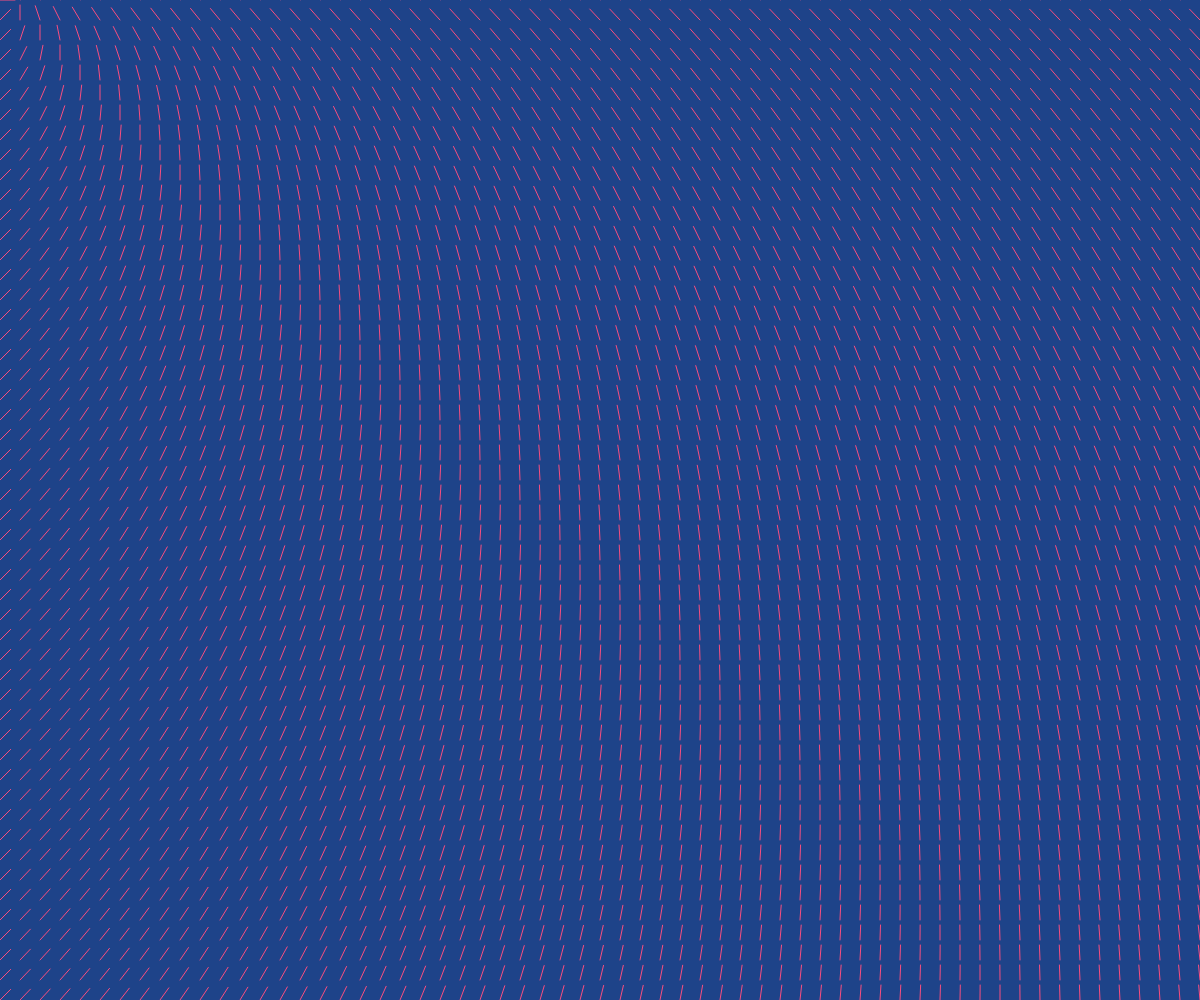
Frame 1 (no input)
Frame 60 (no input): identical to frame 1, image omitted
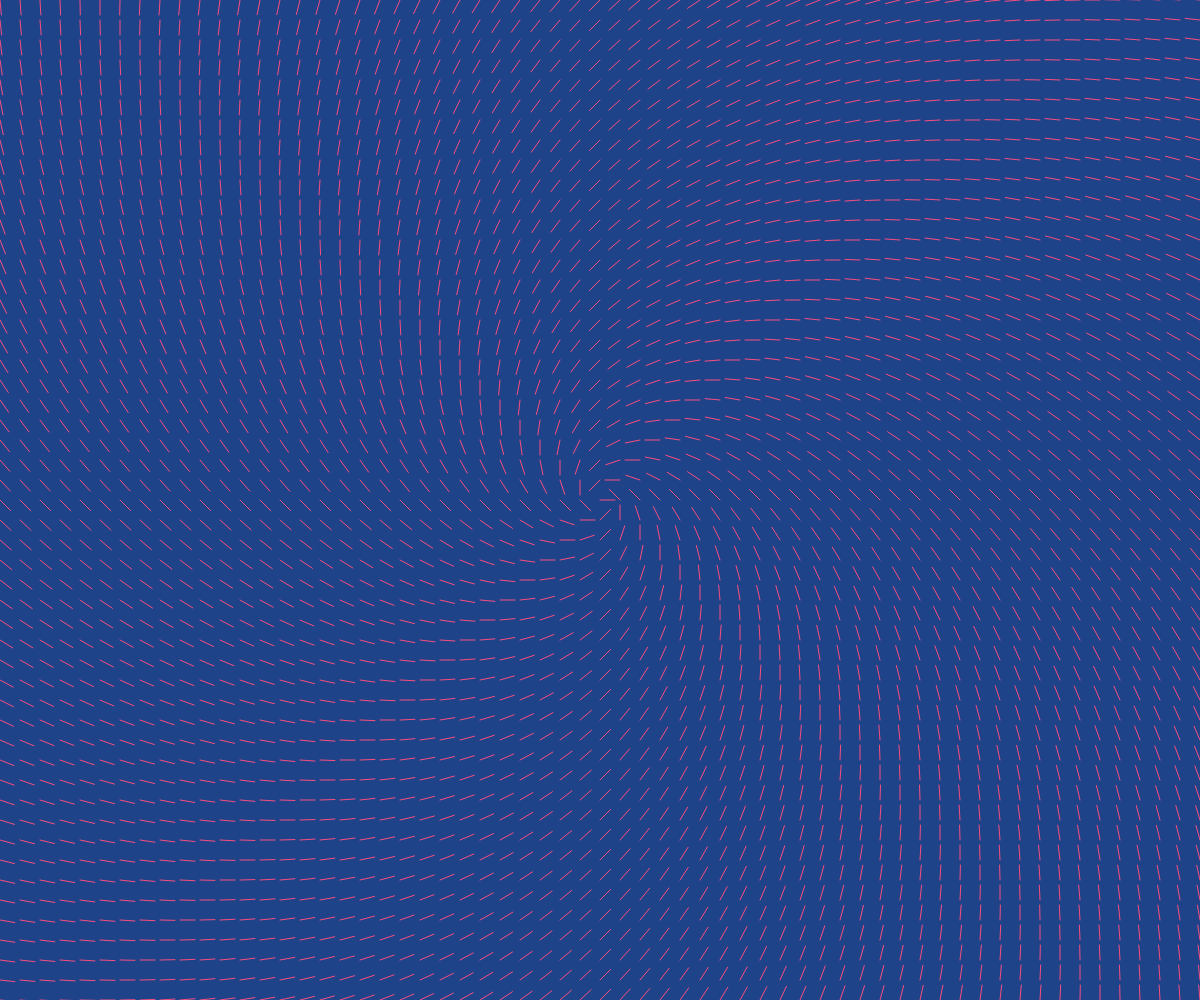
Frame 120 (the mouse pressed at the canvas centre since frame 60)

The p5.js sketch that drew these frames (run headless with seeded random() and noise() and a simulated clock; from frame 60 on, the mouse is pressed at the canvas centre):

// p5.js sketch
// ── sketch.js
var locs = [];

function setup() {
  createCanvas(windowWidth, windowHeight);

  var res = 20;
  var countX = ceil(width/res) + 1;
  var countY = ceil(height/res) + 1;

  for (var j = 0; j < countY; j++) {
    for (var i = 0; i < countX; i++) {
      locs.push( new p5.Vector(res*i, res*j) );
    }
  };

  noFill();
  stroke(249,78,128);
}

function draw() {
  background(30,67,137);
  for (var i = locs.length - 1; i >= 0; i--) {
    var h = calcVec( locs[i].x - mouseX, locs[i].y - mouseY);
    line(
      locs[i].x,
      locs[i].y,
      locs[i].x + 15*cos(h.heading()),
      locs[i].y + 15*sin(h.heading())
    );
  };
}

function calcVec(x, y) {
  return new p5.Vector(y - x, - x - y);
}
